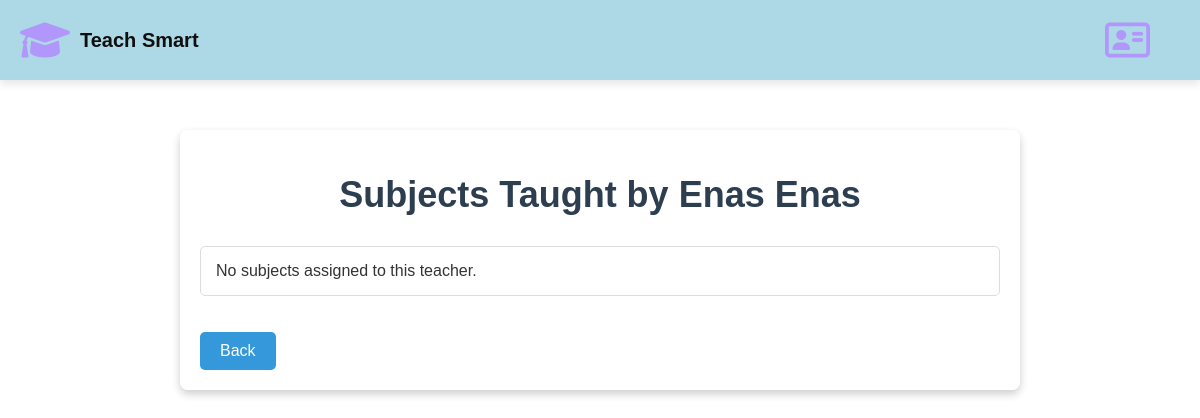
/teacher_subjects/213449549/, run on an earlier commit of the app's database.
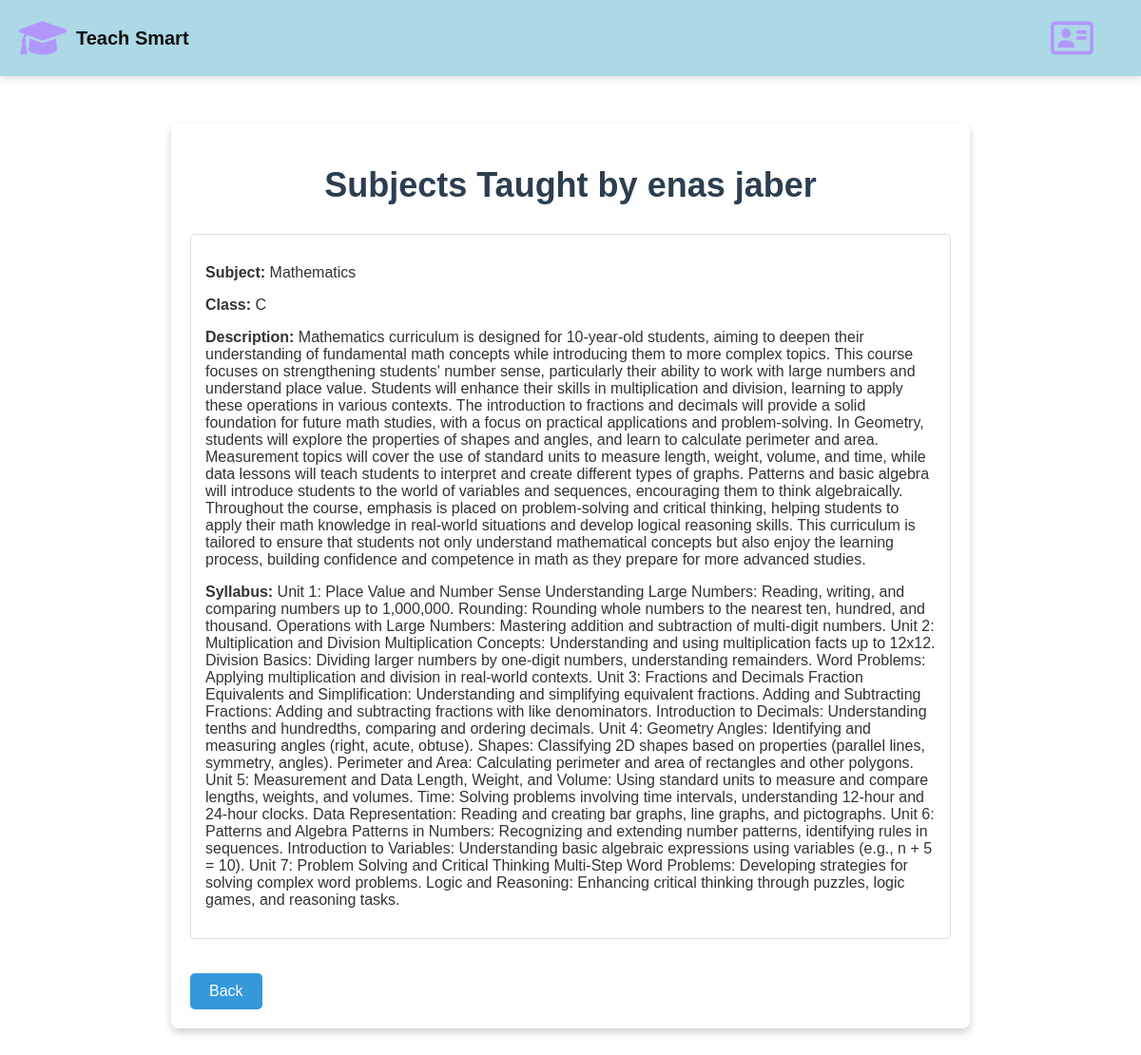
And on a later commit of the database.
### tsweb/models.py (models this page shows, shortened)
class Teacher(models.Model):
    CLASS_CHOICES = [
        ('A', 'First grade'),
        ('B', 'Second grade'),
        ('C', 'Third grade'),
        ('D', 'Fourth grade'),
        ('E', 'Fifth grade'),
        ('F', 'Sixth grade'),
    ]
    id_number = models.CharField(
        max_length=9,
        unique=True,
        validators=[RegexValidator(r'^\d{9}$', "Please enter exactly 9 digits.")]
    )
    first_name = models.CharField(max_length=50)
    last_name = models.CharField(max_length=50)
    date_of_birth = models.DateField()
    email = models.EmailField(unique=True, validators=[EmailValidator(message="Invalid email address.")])
    phone_number = models.CharField(
        max_length=10,
        validators=[
            RegexValidator(
                regex=r'^(05\d|0[23489])\d{7}$',
                message='Invalid Israeli phone number. Please enter 10 digits starting with 05 .'
            )
        ]
    )
    password = models.CharField(max_length=128)  # הוספת שדה סיסמה
    subject = models.ForeignKey(Subject, on_delete=models.CASCADE, related_name='teachers', help_text="Select the subject the teacher can teach")
    classes = models.CharField(
        max_length=1,
        choices=CLASS_CHOICES,
        help_text="Select the grade the teacher can educate"
    )

class SubjectClass(models.Model):
    GRADE_CHOICES = Teacher.CLASS_CHOICES  # Use the same choices as in Teacher model
    subject = models.ForeignKey(Subject, on_delete=models.CASCADE, related_name='subject_classes')
    class_name = models.CharField(max_length=1, choices=GRADE_CHOICES)  # Class name or grade
    description = models.TextField(blank=True, help_text="Description of the subject")
    description = models.TextField(blank=True, help_text="Description of the subject")
    syllabus = models.TextField(blank=True, help_text="Syllabus or study path for the subject")
    teachers = models.ManyToManyField(Teacher, related_name='subject_classes', help_text="Select teachers for this subject")

class Subject(models.Model):
        SUBJECT_CHOICES = [
                ('Technology', 'Technology'),
                ('Mathematics', 'Mathematics'),
                ('History', 'History'),
                ( 'English', 'English'),
                ('Geography', 'Geography'),
                ('Literature', 'Literature'),
                ('Science', 'Science'),
            ]
        name = models.CharField(max_length=20, choices=SUBJECT_CHOICES)

### tsweb/views.py (the view)
# urls.py: path('teacher_subjects/<int:teacher_id>/', views.teacher_subjects, name='teacher_subjects'),
def teacher_subjects(request, teacher_id):
    teacher = get_object_or_404(Teacher, id_number=teacher_id)
    subjects = teacher.subject_classes.all()
    return render(request, 'teacher_subjects.html', {
        'teacher': teacher,
        'subjects': subjects
    })

### tsweb/Templates/teacher_subjects.html (shortened to what this page needs)
<link rel="stylesheet" href="https://cdnjs.cloudflare.com/ajax/libs/font-awesome/6.0.0-beta3/css/all.min.css">
<!DOCTYPE html>
<html>
<head>
</head>
<body>
    <header>
        <div class="logo">
            <a href="{% url 'home' %}" class="logo">
                <i class="fa-solid fa-graduation-cap fa-fade" style="color: #B197FC;"></i>
                <span>Teach Smart</span>
            </a>
        </div>
    <div class="back-to-profile">
        <a href="{% url 'profile_teacher' %}" class="btn back-btn">
            <i class="fa-regular fa-address-card" style="color: #B197FC;"></i>
        </a>
    </div>
    </header>
    <div class="container">
        <h1>Subjects Taught by {{ teacher.first_name }} {{ teacher.last_name }}</h1>
        <ul class="subject-list">
            {% for subject_class in subjects %}
            <li>
                <p><strong>Subject:</strong> {{ subject_class.subject.name }}</p>
                <p><strong>Class:</strong> {{ subject_class.class_name }}</p>
                <p><strong>Description:</strong> {{ subject_class.description }}</p>
                <p><strong>Syllabus:</strong> {{ subject_class.syllabus }}</p>
            </li>
            {% empty %}
            <li>No subjects assigned to this teacher.</li>
            {% endfor %}
        </ul>
        <a class="back-button" href="{% url 'profile_teacher' %}">Back </a>
    </div>
</body>
</html>

What changed in the data, as far as the page shows it:
removed Teacher: first_name "Enas", last_name "Enas"
added Teacher: first_name "enas", last_name "jaber"
added SubjectClass: subject.name "Mathematics", class_name "C", description "Mathematics curriculum is designed for 10-year-old students, aiming to deepen their understanding of fundamental math concepts while introducing them to more complex topics. This course focuses on strengthening students' number sense, particularly their ability to work with large numbers and understand place value. Students will enhance their skills in multiplication and division, learning to apply these operations in various contexts. The introduction to fractions and decimals will provide a solid foundation for future math studies, with a focus on practical applications and problem-solving. In Geometry, students will explore the properties of shapes and angles, and learn to calculate…", syllabus "Unit 1: Place Value and Number Sense Understanding Large Numbers: Reading, writing, and comparing numbers up to 1,000,000. Rounding: Rounding whole numbers to the nearest ten, hundred, and thousand. Operations with Large Numbers: Mastering addition and subtraction of multi-digit numbers. Unit 2: Multiplication and Division Multiplication Concepts: Understanding and using multiplication facts up to 12x12. Division Basics: Dividing larger numbers by one-digit numbers, understanding remainders. Word Problems: Applying multiplication and division in real-world contexts. Unit 3: Fractions and Decimals Fraction Equivalents and Simplification: Understanding and simplifying equivalent fractions.…"
Also different on the page:
text no longer shown: "No subjects assigned to this teacher."
